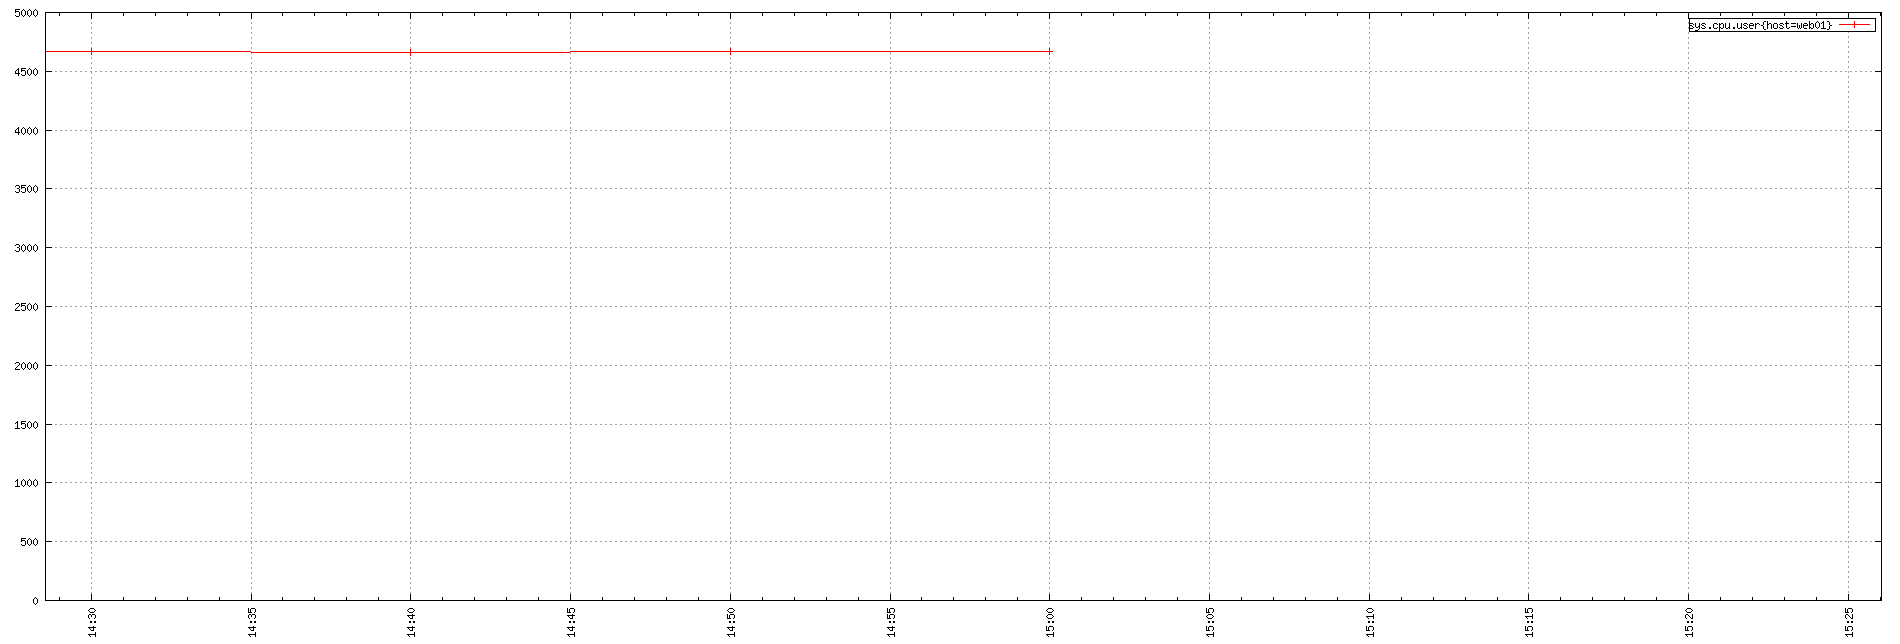

This figure's gnuplot source:
set term png small size 1900,644
set xdata time
set timefmt "%s"
if (GPVAL_VERSION < 4.6) set xtics rotate; else set xtics rotate right
set output "${TMPDIR-'tmp'}/tsd/ea42b622.png"
set xrange ["1673879314":"1673882762"]
set format x "%H:%M"
set grid
set style data linespoint
set key right box
set yrange [0:]
plot  "${TMPDIR-'tmp'}/tsd/ea42b622_0.dat" using 1:2 title "sys.cpu.user{host=web01}"
